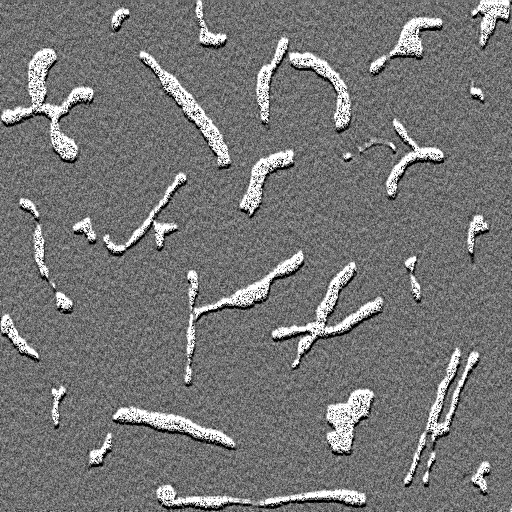
#> input picture Assignment5/images/FigP1036.png, 512 x 512 px
$ python A5-prog3_thresholding_segment.py
#> lines starting #> are read from the running program, lines starting #| are printed output that depends on the picture; after the words box and inside, x2 and y2 are one past the last pixel; in counts of white or black regions, pixels touching at a corner belong together
import cv2
import matplotlib.pyplot as plt

original_img = cv2.imread("../images/FigP1036.png", 0)
#> original_img is the input picture: shape (512, 512); min 0, max 255, mean 118.3
thresholded_img = cv2.threshold(original_img, 60, 255, cv2.THRESH_OTSU)[1]
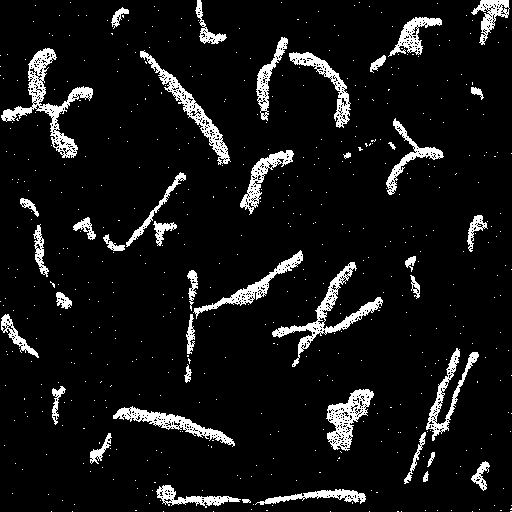
#> thresholded_img: shape (512, 512); 7.9% white; 536 white regions (494 under 20 px), largest, box (x1, y1, x2, y2) and area: (1, 48, 93, 158) 1975, (272, 262, 383, 367) 1627, (140, 50, 231, 165) 1347

plt.figure(figsize=(8, 6))
plt.subplot(221), plt.imshow(original_img, 'gray'), plt.title("original")

plt.subplot(222), plt.imshow(thresholded_img, 'gray'), plt.title("thresholded")

plt.subplot(212), plt.hist(original_img.flatten(), 256, [0, 255], log=True)
plt.tight_layout()

# save
# output = f'../images/Thresholding segment.jpg'
# plt.savefig(output)

plt.show()
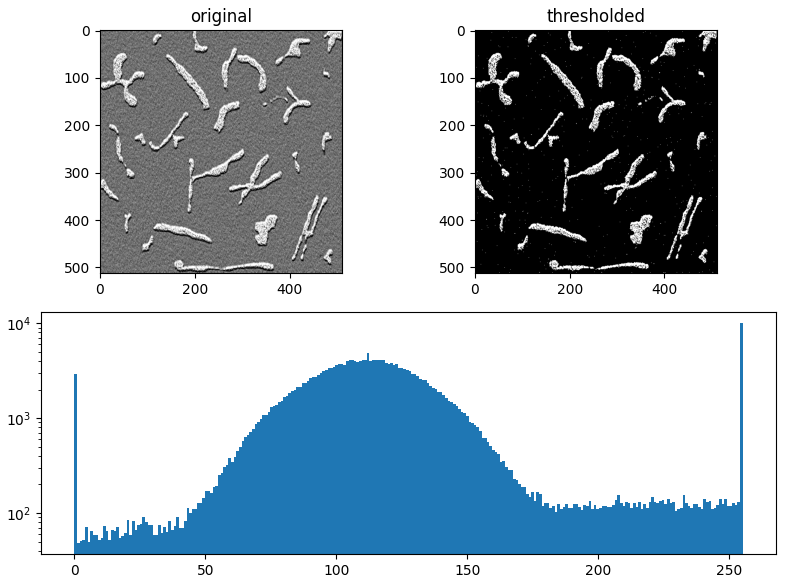
#> figure drawn by matplotlib, 3 panels; panel 3: tallest bar 10113 high, from x = 254 to 255

$ run again, with Assignment5/images/FigP0906.png copied over Assignment5/images/FigP1036.png
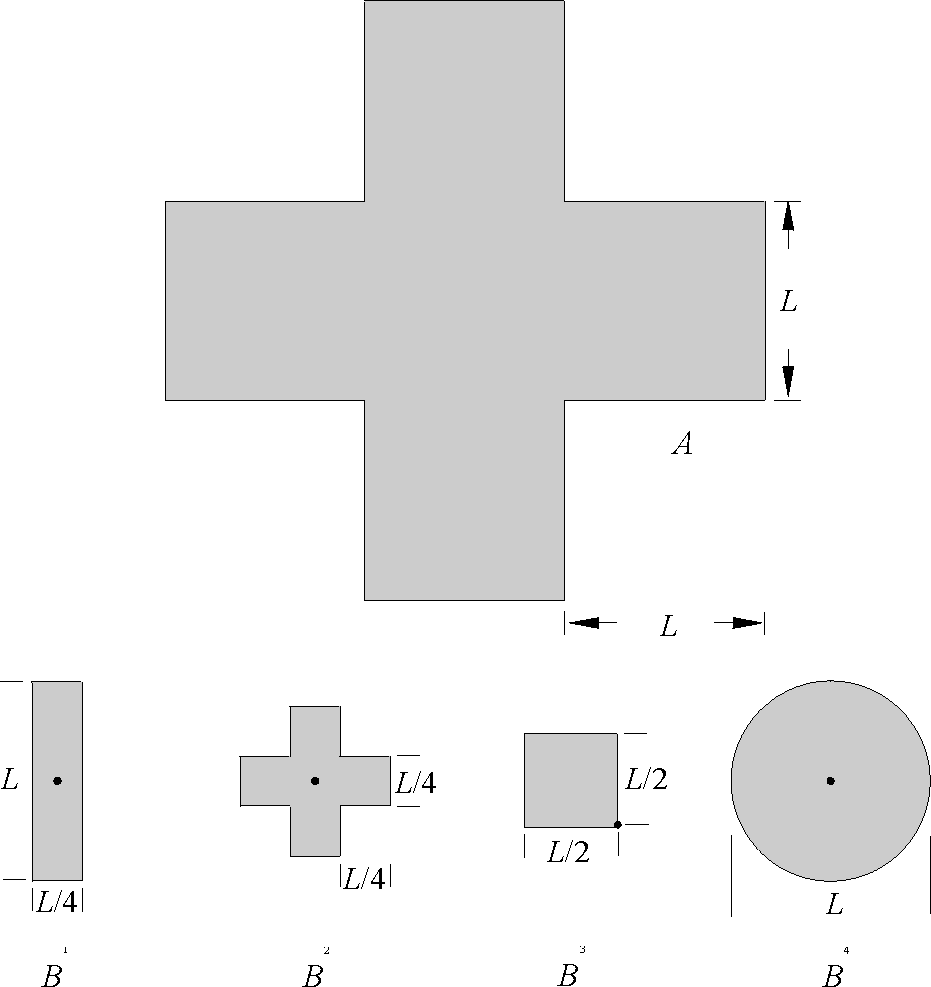
#> input picture Assignment5/images/FigP0906.png, 931 x 987 px
#> original_img is the input picture: shape (987, 931); min 0, max 255, mean 238.4
#> `thresholded_img = cv2.threshold(original_img, 60, 255, cv2.THRESH_OTSU..`:
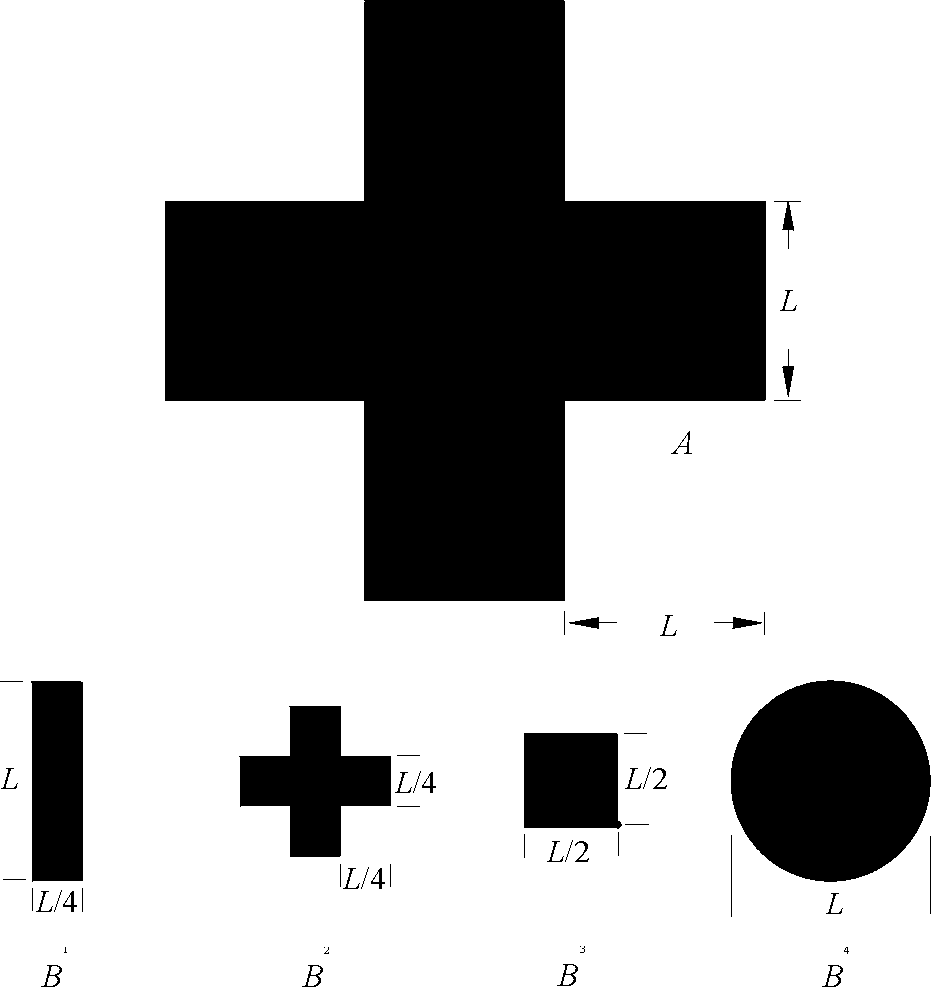
#> thresholded_img: shape (987, 931); 70.9% white; 56 black regions (6 under 20 px), largest, box (x1, y1, x2, y2) and area: (165, 0, 766, 601) 200798, (731, 680, 931, 882) 31596, (239, 706, 391, 857) 12703
#> `plt.show()`:
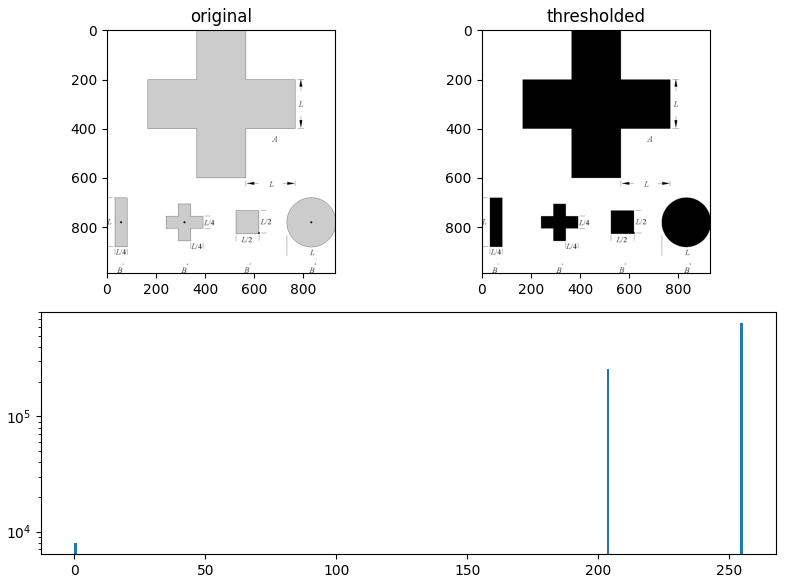
#> figure drawn by matplotlib, 3 panels; panel 3: tallest bar 651356 high, from x = 254 to 255

$ run again, with Assignment5/images/FigP0934.png copied over Assignment5/images/FigP1036.png
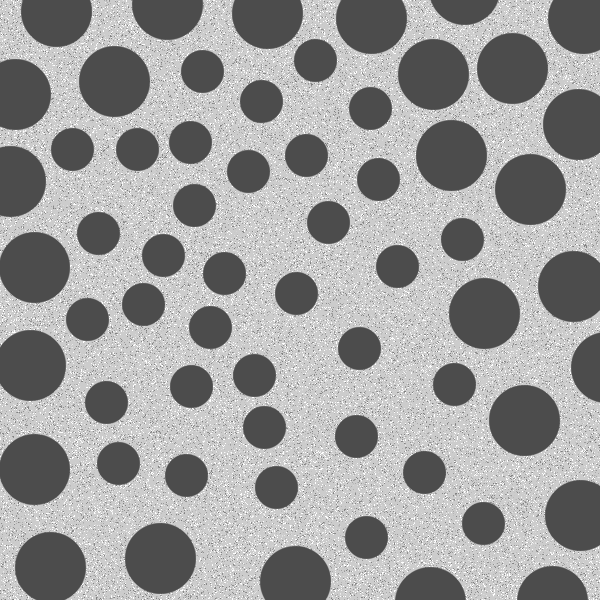
#> input picture Assignment5/images/FigP0934.png, 600 x 600 px
#> original_img is the input picture: shape (600, 600); min 76, max 255, mean 155.3
#> `thresholded_img = cv2.threshold(original_img, 60, 255, cv2.THRESH_OTSU..`:
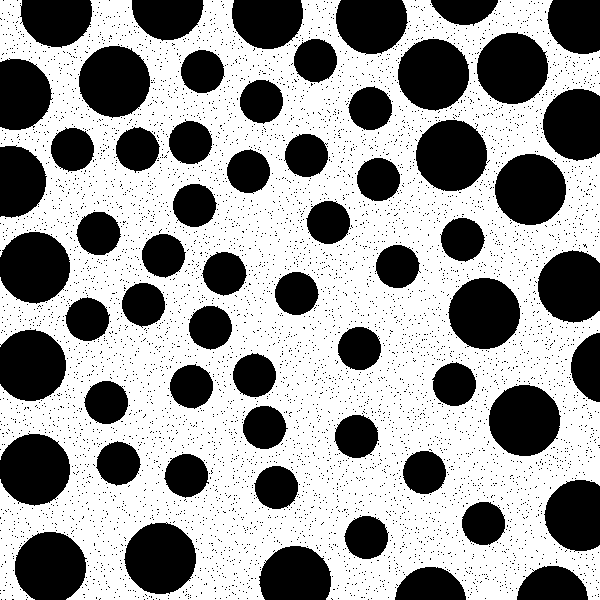
#> thresholded_img: shape (600, 600); 60.3% white; 5808 black regions (5747 under 20 px), largest, box (x1, y1, x2, y2) and area: (416, 120, 487, 191) 3964, (477, 32, 548, 104) 3961, (398, 39, 469, 111) 3961
#> `plt.show()`:
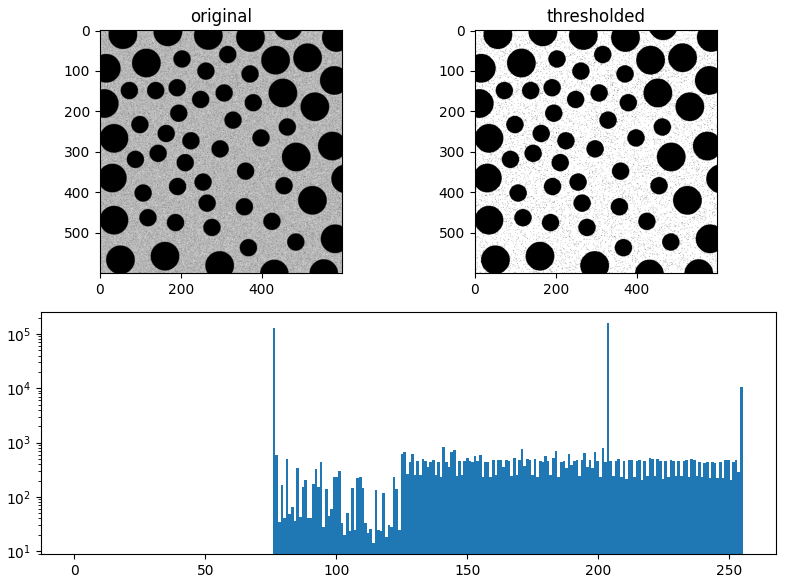
#> figure drawn by matplotlib, 3 panels; panel 3: tallest bar 160873 high, from x = 203.2 to 204.2

$ run again, with Assignment5/images/Figp0917.png copied over Assignment5/images/FigP1036.png
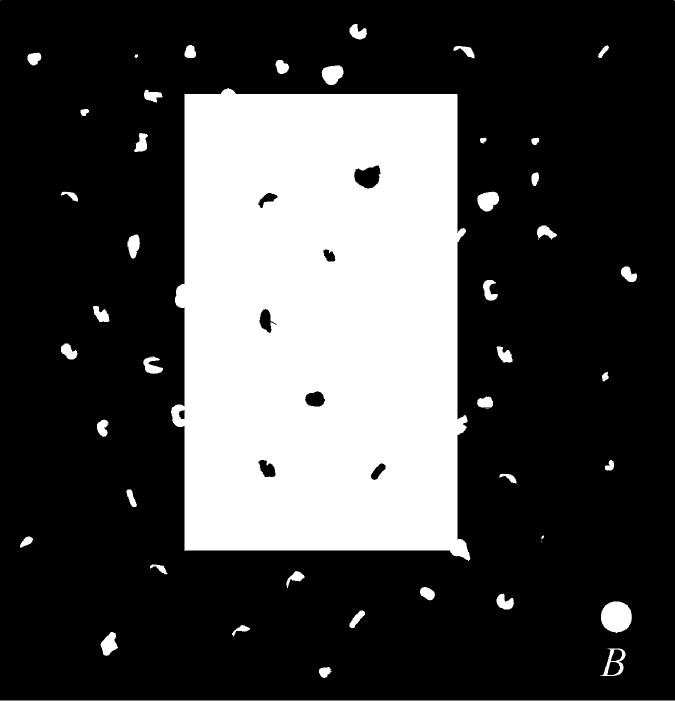
#> input picture Assignment5/images/Figp0917.png, 675 x 701 px
#> original_img is the input picture: shape (701, 675); min 0, max 255, mean 70.3
#> `thresholded_img = cv2.threshold(original_img, 60, 255, cv2.THRESH_OTSU..`:
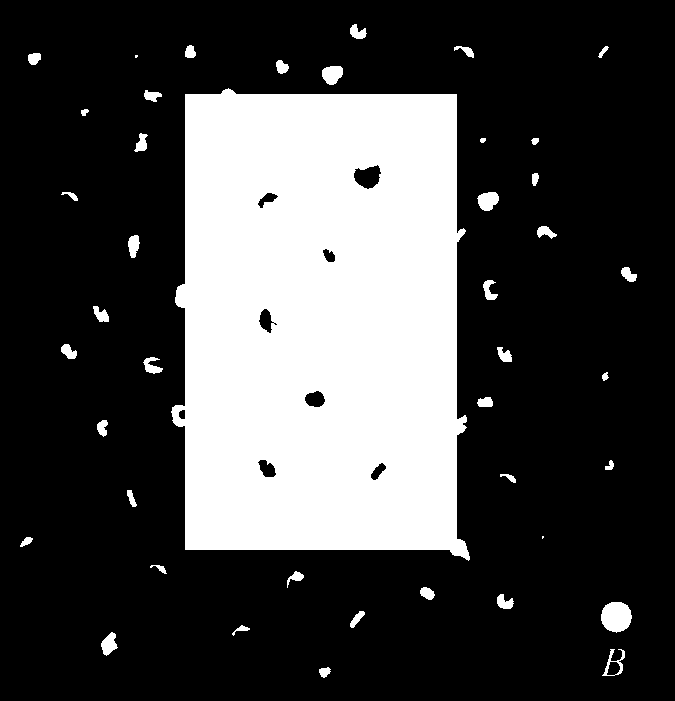
#> thresholded_img: shape (701, 675); 27.3% white; 43 white regions (2 under 20 px), largest, box (x1, y1, x2, y2) and area: (171, 88, 470, 561) 123458, (601, 602, 632, 633) 749, (322, 66, 343, 85) 308
#> `plt.show()`:
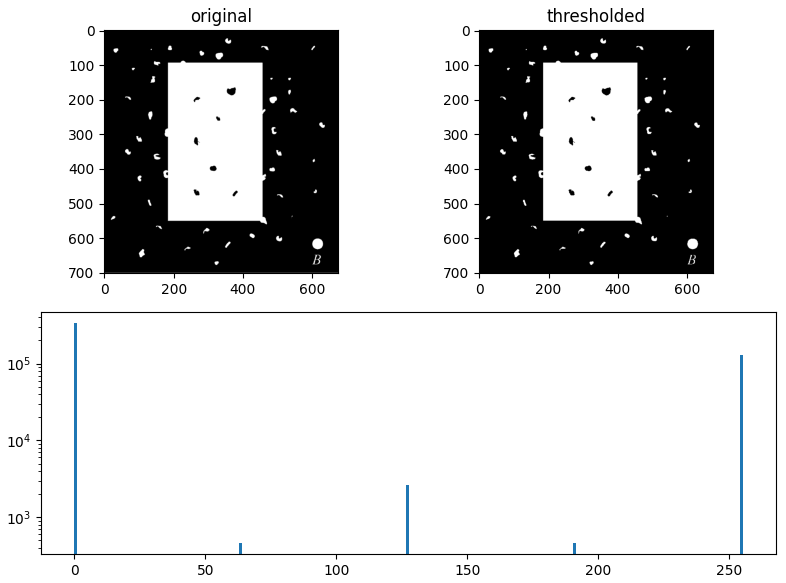
#> figure drawn by matplotlib, 3 panels; panel 3: tallest bar 340947 high, from x = 0 to 0.996
